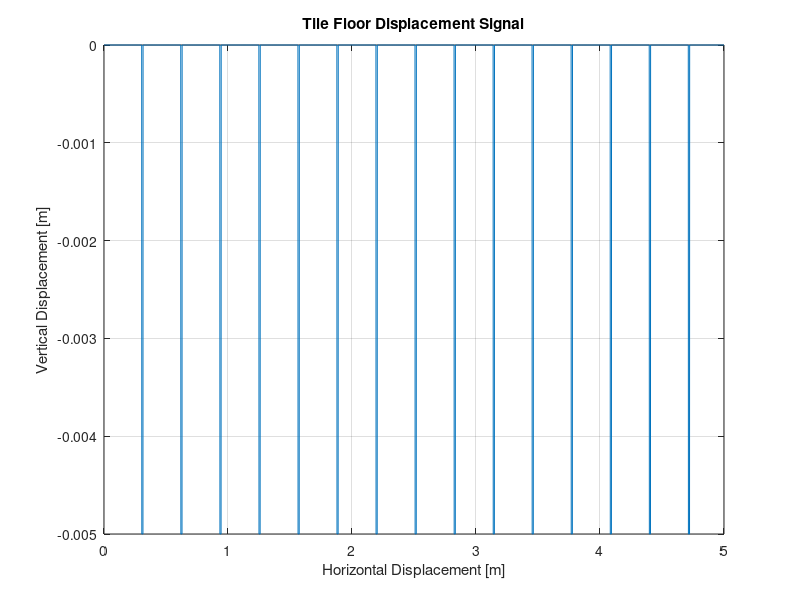

The MATLAB source for this figure: (Note: this script raises an error after producing the figure.)
%SYDE 351 Final Project
%Group 27
%Task 3

clear;
clc;

%floor dimensions given in m
tile_width = 0.3048;
grout_width = 0.01;
grout_depth = 0.005;
floor_length = 5;

%find square wave parameters
duty_cycle = tile_width/(grout_width + tile_width)*100;
period = tile_width + grout_width;

%graph of vertical displacement in terms of horizontal displacement
x = 0:0.001:floor_length;
y = grout_depth/2*square(2*pi*(1/period)*x, duty_cycle)-grout_depth/2;

%plot the graph
plot (x,y);
grid on;
title('Tile Floor Displacement Signal');
xlabel('Horizontal Displacement [m]');
ylabel('Vertical Displacement [m]');

%test the vertical displacement in the vibration simulation
t = x;
[t_simulation, y_simulation, d_simulation, x_simulation, result] = run_vibration_simulation(t, y);

%check if the drink spills
disp(result);
